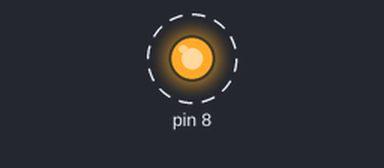
The sketch below on a simulated Arduino Uno, built with avr-gcc and run on an emulated ATmega328P. On the bench: output pins drawn as LEDs (lit = HIGH). Dashed ring = blinking.

Above: at 0.5 s.
Timing chart, 0 to 4.6 s (numbered marks = the images above):
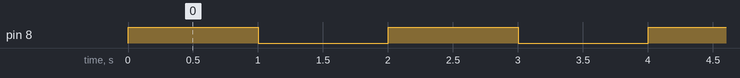

The sketch:

04_LED_cntl_REG_function.ino
```cpp
// 사용자 함수 선언
void myPinMode(int pin_num, int mode);
void myDigitalWrite(int pin_num, int val);

// 전역 변수 선언
const int LED = 8;
unsigned char led_data[4] = {0x04,0x08,0x10,0x20};
unsigned char ary_size = sizeof(led_data)/sizeof(led_data[0]);

void setup() {
  // put your setup code here, to run once:
  Serial.begin(115200);

  // ARDUINO_PIN_2(PD2)
  myPinMode(LED, OUTPUT);
}

void loop() {
  // 1. LED 전체 점멸
  // put your main code here, to run repeatedly:
  // PORTD |= 0x01 << PORT3;
  myDigitalWrite(LED, HIGH);   // 원하는 비트를 1로 변경(7,6)
  delay(1000);
  // PORTD &= ~(0x01 << PORT3);
  myDigitalWrite(LED, LOW);   // 원하는 비트를 0로 변경(7,6)
  delay(1000);
}

void myPinMode(int pin_num, int mode){
  int pin_array[14] = {0,1,2,3,4,5,6,7,0,1,2,3,4,5};
  int pin;

  if( pin_num < 0 || pin_num > 13){
    Serial.println("0~13까지만 허용됩니다.");
    return;
  }
  else{
    pin = pin_array[pin_num];
  }

  if(pin_num > 7){
    if(mode == OUTPUT) DDRB |= 0x01 << pin;
    else if(mode == INPUT) DDRB &= ~(0x01 << pin);
  }
  else{
    if(mode == OUTPUT) DDRD |= 0x01 << pin;
    else if(mode == INPUT) DDRD &= ~(0x01 << pin);
  }
}

void myDigitalWrite(int pin_num, int val){
  int pin_array[14] = {0,1,2,3,4,5,6,7,0,1,2,3,4,5};
  int pin;

  if( pin_num < 0 || pin_num > 13){
    Serial.println("0~13까지만 허용됩니다.");
    return;
  }
  else{
    pin = pin_array[pin_num];
  }

  if(pin_num > 7){
    if(val == HIGH) PORTB |= 0x01 << pin;
    else if(val == LOW) PORTB &= ~(0x01 << pin);
  }
  else{
    if(val == HIGH) PORTD |= 0x01 << pin;
    else if(val == LOW) PORTD &= ~(0x01 << pin);
  }
}
```

Measured:
- by itself, pin 8: alternates HIGH for 1.0 s and LOW for 1.0 s
